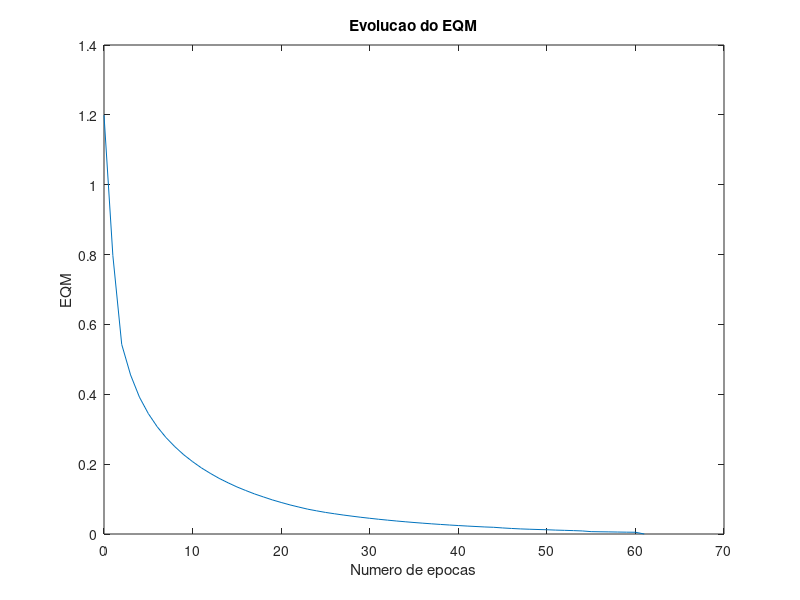

The MATLAB script that drew this image:
%************************************************************************
% Universidade de São Paulo 
% Saida deve ser codificada em -1, 1
% X - Entrada (Nxne)
% d - Saida desejada (Nxns)
% N - numero de instâncias
% ne - numero de entradas
% ns - numero de saidas
% Exemplo
        X = [0 0; 0 1; 1 0; 1 1]
        d = [ -1; -1; -1; 1]
%        W=perceptron(X,d)
% ***********************************************************************

 %data=load('iris.txt');
 %X=data(:,1:4);

function W=perceptron(X,d)

N=size(X,1);     % numero de exemplos
X=[ones(N,1),X]; % adciona o termo de bias
ne=size(X,2);    % numero de entradas
ns=size(d,2);    % numero de saidas
W = rand(ns,ne)/5; %inicializa os pesos
Y=calc_saida(X,W);  %calcula a saida do perceptron
erro = Y - d; % calcula o erro
EQM = 1/N*sum(sum(erro.*erro)); %Erro quadratico médico
nit = 0;
nitmax = 10000;
vet_erro=EQM;
while EQM > 1e-6 & nit<nitmax
    nit = nit + 1;
    dJdW = calc_grad(X,d,W,N);
    dir = -dJdW;
    alfa=calc_alfa(X,d,W,dir,N);
    W = W + alfa*dir;
    Y=calc_saida(X,W);
    erro = Y - d;
    EQM = 1/N*sum(sum(erro.*erro));
    vet_erro=[vet_erro;EQM];
end
%plot(0:nit,vet_erro,'linewidth',2)
plot(0:nit,vet_erro);
xlabel('Numero de epocas');
ylabel('EQM');
title ('Evolucao do EQM');
end

function clasificar_tipos(X)
  numeroColunas = size(X,2)
  numeroTotal = size(X,1);
  indice = 0;
  tipoLista = []
  
  while indice < numeroTotal
    indice = indice + 1;
    tipo = [X(indice, numeroColunas)];
    j = 0
    valorExistente = false
    while j<size(tipoLista, 2)
      j = j+1
      if tipoLista(j) == tipo
        valorExistente = true
      end  
    end
    
    if !valorExistente
      tipoLista = [tipoLista, tipo]
    end
  end
end 

function [X]=carregaDataSet()
 data=load('dataSetIrisTiposClassified.txt');
 X=data(:,1:5);
end

function oneVsOne()
 IRIS_SETOSA = 1;
 IRIS_VERSICOLOR = 2;
 IRIS_VIRGINICA = 3;  
 
 X = carregaDataSet();
 
 matriz_setosa = seleciona_dataset_por_tipo(IRIS_SETOSA, X);
 matriz_versicolor = seleciona_dataset_por_tipo(IRIS_VERSICOLOR, X);
 matriz_virginica = seleciona_dataset_por_tipo(IRIS_VIRGINICA, X);
 
 setosa_vs_versicolor = matriz_a_vs_matriz_b(matriz_setosa, matriz_versicolor);
 setosa_vs_virginica = matriz_a_vs_matriz_b(matriz_setosa, matriz_virginica);
 versicolor_vs_virginica = matriz_a_vs_matriz_b(matriz_versicolor, matriz_virginica);
  
 %############################### SETOSA VS VERSICOLOR ###############################(INICIO)
 printf(" SETOSA vc VERSICOLOR ");
 [setosa_vs_versicolor_treino, setosa_validacao, versicolor_validacao]=obtem_treino_validacao(setosa_vs_versicolor);
  
 resultado_setosa_validacao = predicit_one(setosa_vs_versicolor_treino(:,1:4),setosa_vs_versicolor_treino(:,6), setosa_validacao(:,1:4));
 taxa_acerto_setosa_validacao = validacao_resultado(resultado_setosa_validacao, 1);
 printf("SETOSA - Foram executados %d testes de validacao com taxa de %d%% acerto", size(setosa_validacao,1), taxa_acerto_setosa_validacao);
 
 resultado_versicolor_validacao = predicit_one(setosa_vs_versicolor_treino(:,1:4),setosa_vs_versicolor_treino(:,6), versicolor_validacao(:,1:4));
 taxa_acerto_versicolor_validacao = validacao_resultado(resultado_versicolor_validacao, -1);
 printf("VERSICOLOR - Foram executados %d testes de validacao com taxa de %d%% acerto", size(versicolor_validacao,1), taxa_acerto_versicolor_validacao);
 
 %############################### SETOSA VS VERSICOLOR ###############################(FIM)

 %############################### SETOSA VS VIRGINICA ###############################(INICIO)
 printf(" SETOSA VS VIRGINICA ");
 [setosa_vs_virginica_treino, setosa_validacao, virginica_validacao]=obtem_treino_validacao(setosa_vs_virginica);
 
 resultado_setosa_validacao = predicit_one(setosa_vs_virginica_treino(:,1:4),setosa_vs_virginica_treino(:,6), setosa_validacao(:,1:4));
 taxa_acerto_setosa_validacao = validacao_resultado(resultado_setosa_validacao, 1);
 printf("SETOSA - Foram executados %d testes de validacao com Setosa, com taxa de %d%% acerto", size(setosa_validacao,1), taxa_acerto_setosa_validacao);
 
 resultado_virginica_validacao = predicit_one(setosa_vs_virginica_treino(:,1:4),setosa_vs_virginica_treino(:,6), virginica_validacao(:,1:4));
 taxa_acerto_virginica_validacao = validacao_resultado(resultado_virginica_validacao, -1);
 printf("VIRGINICA - Foram executados %d testes de validacao com taxa de %d%% acerto", size(virginica_validacao,1), taxa_acerto_virginica_validacao);
 
 %############################### SETOSA VS VIRGINICA ###############################(FIM)
 
 %############################### VERSICOLOR VS VIRGINICA ###############################(INICIO)
 printf(" VERSICOLOR VS VIRGINICA ");
 [versicolor_vs_virginica_treino, versicolor_validacao, virginica_validacao]=obtem_treino_validacao(versicolor_vs_virginica);
 
 resultado_versicolor_validacao = predicit_one(versicolor_vs_virginica_treino(:,1:4),versicolor_vs_virginica_treino(:,6), versicolor_validacao(:,1:4));
 taxa_acerto_versicolor_validacao = validacao_resultado(resultado_versicolor_validacao, 1);
 printf("VERSICOLOR - Foram executados %d testes de validacao com taxa de %d%% acerto", size(virginica_validacao,1), taxa_acerto_versicolor_validacao);
 
 resultado_virginica_validacao = predicit_one(versicolor_vs_virginica_treino(:,1:4),versicolor_vs_virginica_treino(:,6), virginica_validacao(:,1:4));
 taxa_acerto_virginica_validacao = validacao_resultado(resultado_virginica_validacao, -1);
 printf("VIRGINICA - Foram executados %d testes de validacao com taxa de %d%% acerto", size(virginica_validacao,1), taxa_acerto_virginica_validacao);
 
 %############################### VERSICOLOR VS VIRGINICA ###############################(FIM)
   
end  

function oneVsAll()
 IRIS_SETOSA = 1;
 IRIS_VERSICOLOR = 2;
 IRIS_VIRGINICA = 3;  
 
 X = carregaDataSet();
 
 matriz_setosa = seleciona_dataset_por_tipo(IRIS_SETOSA, X);
 matriz_versicolor = seleciona_dataset_por_tipo(IRIS_VERSICOLOR, X);
 matriz_virginica = seleciona_dataset_por_tipo(IRIS_VIRGINICA, X);
 
 setosa_vs_all = matriz_a_vs_matriz_b(matriz_setosa, [matriz_versicolor; matriz_virginica]);
 versicolor_vs_all = matriz_a_vs_matriz_b(matriz_versicolor, [matriz_setosa; matriz_virginica]);
 virginica_vs_all = matriz_a_vs_matriz_b(matriz_virginica, [matriz_setosa; matriz_versicolor]);
  
 %############################### SETOSA VS ALL ###############################(INICIO)
 printf(" SETOSA vc ALL ");
 [setosa_vs_all_treino, setosa_validacao, validacao_nao_setosa]=obtem_treino_validacao(setosa_vs_all);
  
 resultado_setosa_validacao = predicit_one(setosa_vs_all_treino(:,1:4),setosa_vs_all_treino(:,6), setosa_validacao(:,1:4));
 taxa_acerto_setosa_validacao = validacao_resultado(resultado_setosa_validacao, 1);
 printf("SETOSA - Foram executados %d testes de validacao com taxa de %d%% acerto", size(setosa_validacao,1), taxa_acerto_setosa_validacao);
 
 %############################### SETOSA VS ALL ###############################(FIM)

 %############################### VERSICOLOR VS ALL ###############################(INICIO)
 printf(" VERSICOLOR VS ALL");
 [versicolor_vs_all_treino, versicolor_validacao, validacao_nao_versicolor]=obtem_treino_validacao(versicolor_vs_all);
 
 resultado_versicolor_validacao = predicit_one(versicolor_vs_all_treino(:,1:4),versicolor_vs_all_treino(:,6), versicolor_validacao(:,1:4));
 taxa_acerto_versicolor_validacao = validacao_resultado(resultado_versicolor_validacao, 1);
 printf("VERSICOLOR - Foram executados %d testes de validacao com Setosa, com taxa de %d%% acerto", size(versicolor_validacao,1), taxa_acerto_versicolor_validacao);
 
 %############################### VERSICOLOR VS ALL ###############################(FIM)
 
 %############################### VIRGINICA VS ALL ###############################(INICIO)
 printf(" VIRGINICA VS ALL ");
 [virginica_vs_all_treino, virginica_validacao, validacao_nao_virginica]=obtem_treino_validacao(virginica_vs_all);
 
 resultado_virginica_validacao = predicit_one(virginica_vs_all_treino(:,1:4),virginica_vs_all_treino(:,6), virginica_validacao(:,1:4));
 taxa_acerto_virginica_validacao = validacao_resultado(resultado_virginica_validacao, 1);
 printf("VIRGINICA - Foram executados %d testes de validacao com taxa de %d%% acerto", size(virginica_validacao,1), taxa_acerto_virginica_validacao);
 
 %############################### VIRGINICA VS ALL ###############################(FIM)
   
end  

function [taxa_acerto]=validacao_resultado(resultado, resultado_esperado)
   resultadoLista = resultado(:, size(resultado,2));
   
   numTotalItens = size(resultadoLista, 1);
   indice = 0;
   qtd_total_resultado = 0;
   while indice < numTotalItens
     indice += 1;
     if ceil(resultadoLista(indice)) == resultado_esperado
        qtd_total_resultado+= 1;
      end  
   end  
   
   qtd_resultado = size(resultado, 1);
   taxa_acerto = 0;
   
   if qtd_total_resultado == qtd_resultado
     taxa_acerto = 100;
   else
     taxa_acerto = qtd_total_resultado*100/qtd_resultado;
   end   
end  

function [matriz_final]=matriz_a_vs_matriz_b(ma, mb)
  ma_saida = define_saida_matriz(ma, 1);
  
  mb_saida = define_saida_matriz(mb, -1);
  matriz_final = [ma_saida; mb_saida];
end

function [data_set]=define_saida_matriz(X, saida)
  indice = 0;
  numLinhas = size(X,1);
  data_set = [];
  while indice < numLinhas
    indice = indice +1;
    data_set = [data_set; X(indice,:), saida];
  end
end  

function [matriz]=seleciona_dataset_por_tipo(tipo, dataSet)
  indice = 0;
  matriz = [];
  while indice < size(dataSet, 1)
    indice = indice + 1;
    valor = dataSet(indice,size(dataSet, 2));
    if valor == tipo
      matriz = [matriz; dataSet(indice,:)];
    end 
  end
end  

function [matrizTreino, matrizValidacaoPositiva, matrizValidacaoNegativa]=obtem_treino_validacao(X)
  matrizValoresPositivo = [];
  matrizValoresNegativos = [];
  numeroTreinoTotal = size(X,1);
  numeroColunasMatrizEntrada = size(X,2);
  
  indice = 0;
  
  while indice < numeroTreinoTotal
    indice = indice + 1;
    valorLinha = X(indice,:);
    resultadoTreino = valorLinha(numeroColunasMatrizEntrada);
    if (resultadoTreino == 1)
      matrizValoresPositivo = [matrizValoresPositivo; valorLinha];
    else 
      matrizValoresNegativos = [matrizValoresNegativos; valorLinha];
    end 
  end 
  
  numeroTreinoPositivo=size(matrizValoresPositivo,1);
  numTreino = 0;
  numTreino = numeroTreinoPositivo*0.6;
  
  numTreino = ceil(numTreino);
  numValidacao = numeroTreinoPositivo - numTreino;
  
  matrizTreino = matrizValoresPositivo(1:numTreino,:);
  matrizValidacaoPositiva = matrizValoresPositivo(1:numValidacao, :);
  matrizTreino = [matrizTreino;matrizValoresNegativos];
  matrizValidacaoNegativa = matrizValoresNegativos;
 
end

function R=predicit_one(X, d, Xv)
  W=perceptron(X,d);
  N=size(Xv,1);     % numero de exemplos
  Xv=[ones(N,1),Xv]; % adciona o termo de bias  
  R=calc_saida(Xv,W);
end

function dJdW=calc_grad(X,d,W,N)
Z=X*W';
Y= tanh(Z);
erro = Y -d;
dJdW = 1/N*((erro.*(1-Y.*Y))'*X);
end

function Y=calc_saida(X,W)
Z=X*W';
Y= tanh(Z);
end

function alfa=calc_alfa(X,d,W,dir,N)
alfa_l= 0;
alfa_u= rand;
Wnew = W + alfa_u*dir;
%*******************************************************
% calcula o alfa_u positivo
g=calc_grad(X,d,Wnew,N);
h=g(:)'*dir(:);
while h<0
    alfa_u = 2*alfa_u;
    Wnew = W + alfa_u*dir;
    g=calc_grad(X,d,Wnew,N);
    h=g(:)'*dir(:);
end
%**********************************************************
alfa_m = (alfa_l+alfa_u)/2;
k = ceil(log((alfa_u-alfa_l)/1.0e-5));
nit = 0;

while nit<k & abs(h)>1.0e-5
    Wnew = W + alfa_m*dir;
    g=calc_grad(X,d,Wnew,N);
    h=g(:)'*dir(:);
    if h>0
        alfa_u = alfa_m;
    else
        alfa_l = alfa_m;
    end
    alfa_m = (alfa_l+alfa_u)/2;
end
alfa = alfa_m;
end

W = perceptron(X,d)
